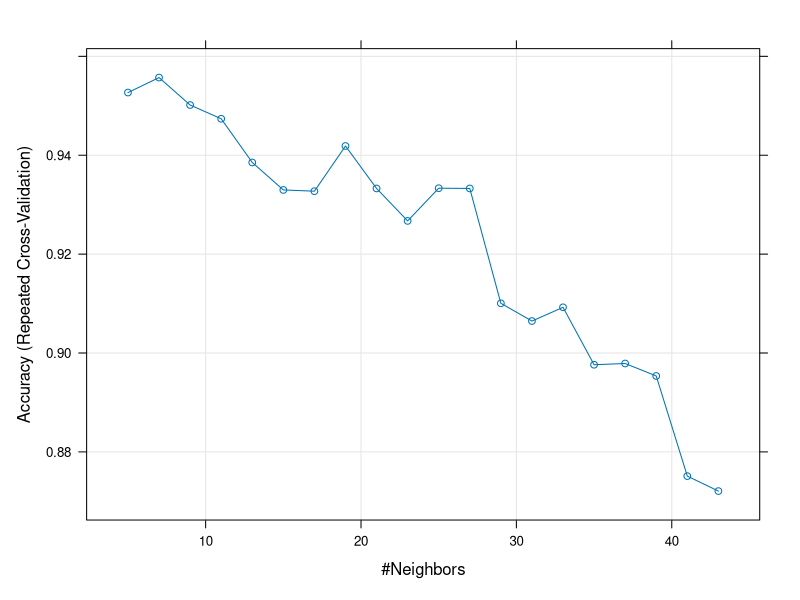
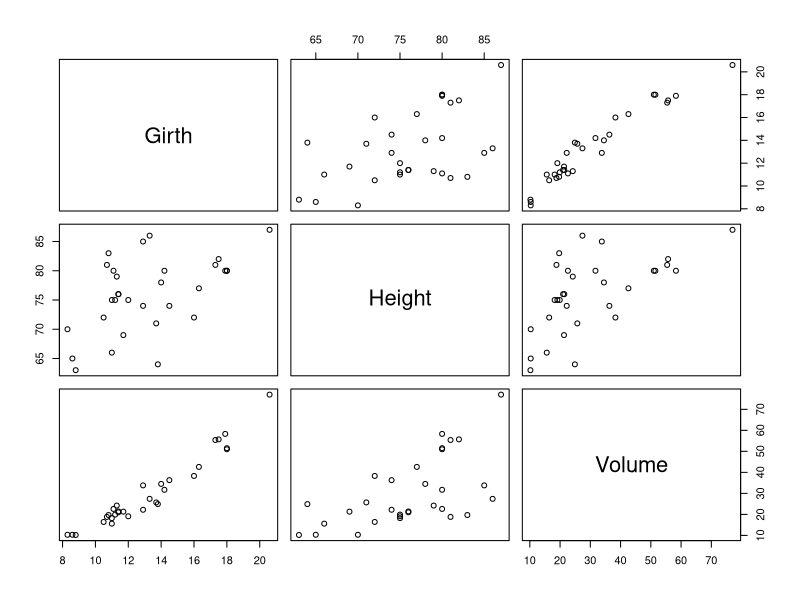

Source code (R) for these figures, in order:
## ---- chunk 1
knitr::opts_chunk$set(echo = TRUE)
## ---- chunk 2
library(caret)
## ---- chunk 3
summary(iris)

## ---- chunk 4
set.seed(300)
#Spliting data as training and test set. Using createDataPartition() function from caret. p is the percentage of data that goes to training. 
indxTrain <- createDataPartition(y = iris$Species,p = 0.75,list = FALSE)
training <- iris[indxTrain,]
testing <- iris[-indxTrain,]

#Checking distibution in original data and partitioned data
prop.table(table(training$Species)) * 100
## ---- chunk 5
prop.table(table(testing$Species)) * 100
## ---- chunk 6
trainX <- training[,names(training) != "Species"]
preProcValues <- preProcess(x = trainX,method = c("center", "scale"))
preProcValues
## ---- chunk 7
set.seed(400)
ctrl <- trainControl(method="repeatedcv",repeats = 3) #,classProbs=TRUE,summaryFunction = twoClassSummary)
knnFit <- train(Species ~ ., data = training, method = "knn", trControl = ctrl, preProcess = c("center","scale"), tuneLength = 20)
#Output of kNN fit
knnFit
## ---- chunk 8
#Plotting yields Number of Neighbours Vs accuracy (based on repeated cross validation)
plot(knnFit)
## ---- chunk 9
knnPredict <- predict(knnFit,newdata = testing )
#Get the confusion matrix to see accuracy value and other parameter values
confusionMatrix(knnPredict, testing$Species )
## ---- chunk 10
mean(knnPredict == testing$Species)
## ---- chunk 11
x <- trees$Height
y <- trees$Volume
## ---- chunk 12
plot(trees)
